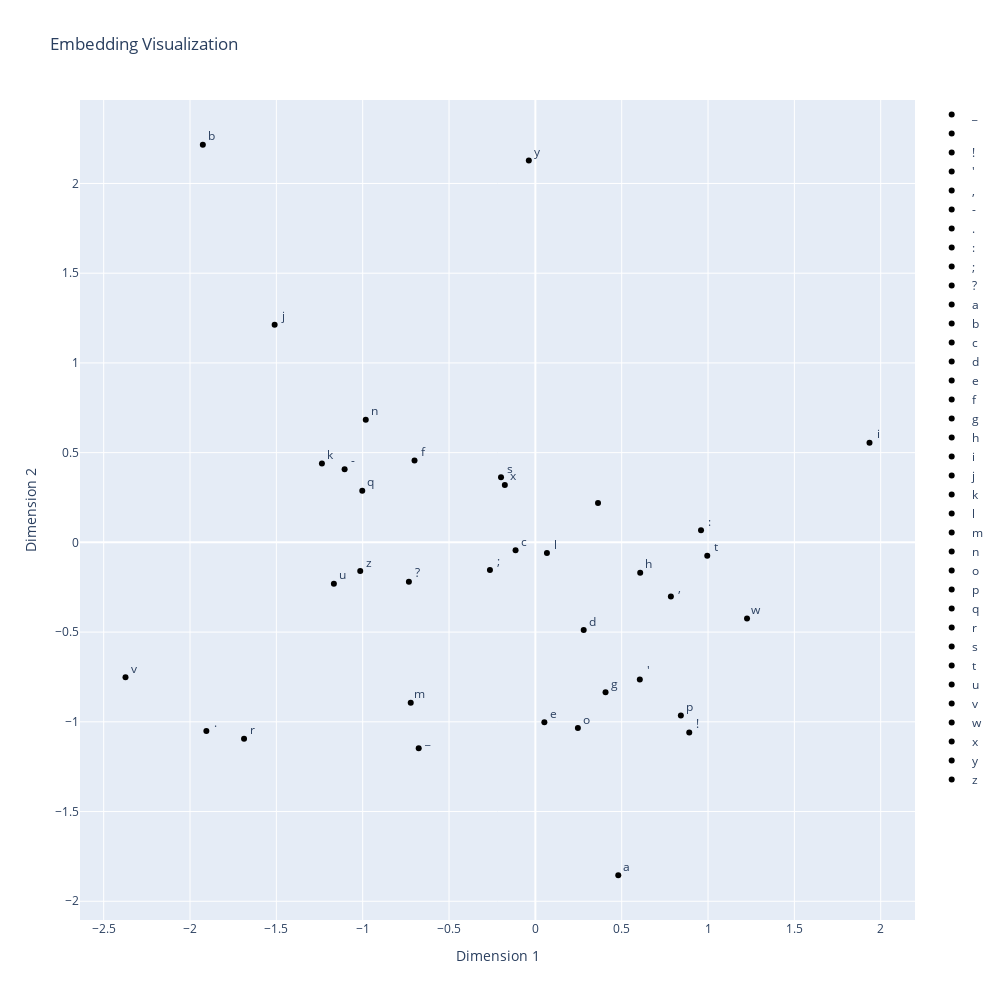

The cell this chart's notebook holds for it:
### Code cell
def plot_emb(emb, itos):
    fig = go.Figure()
    for i in range(len(itos)):
        x, y = emb.weight[i].detach().cpu().numpy()
        fig.add_trace(go.Scatter(x=[x], y=[y], mode='markers', marker=dict(color='black'), name=itos[i]))
        fig.add_annotation(x=x + 0.05, y=y + 0.05, text=itos[i], showarrow=False)
    fig.update_layout(title='Embedding Visualization',
                      xaxis_title='Dimension 1',
                      yaxis_title='Dimension 2', height=1000, width = 1000)
    fig.show()

plot_emb(model.emb, labeled_chars_dict)

### Figure 1 — Plotly figure (JSON) as saved in the notebook; plotly's stock layout.template omitted (floating-point values rounded to 4 significant figures)
{"data": [{"marker": {"color": "black"}, "mode": "markers", "name": "_", "type": "scatter", "x": [-0.6756], "y": [-1.147]}, {"marker": {"color": "black"}, "mode": "markers", "name": " ", "type": "scatter", "x": [0.3629], "y": [0.2197]}, {"marker": {"color": "black"}, "mode": "markers", "name": "!", "type": "scatter", "x": [0.8912], "y": [-1.059]}, {"marker": {"color": "black"}, "mode": "markers", "name": "'", "type": "scatter", "x": [0.6048], "y": [-0.7643]}, {"marker": {"color": "black"}, "mode": "markers", "name": ",", "type": "scatter", "x": [0.7848], "y": [-0.3013]}, {"marker": {"color": "black"}, "mode": "markers", "name": "-", "type": "scatter", "x": [-1.105], "y": [0.4074]}, {"marker": {"color": "black"}, "mode": "markers", "name": ".", "type": "scatter", "x": [-1.905], "y": [-1.052]}, {"marker": {"color": "black"}, "mode": "markers", "name": ":", "type": "scatter", "x": [0.9593], "y": [0.06798]}, {"marker": {"color": "black"}, "mode": "markers", "name": ";", "type": "scatter", "x": [-0.2631], "y": [-0.1537]}, {"marker": {"color": "black"}, "mode": "markers", "name": "?", "type": "scatter", "x": [-0.7325], "y": [-0.2189]}, {"marker": {"color": "black"}, "mode": "markers", "name": "a", "type": "scatter", "x": [0.4801], "y": [-1.855]}, {"marker": {"color": "black"}, "mode": "markers", "name": "b", "type": "scatter", "x": [-1.926], "y": [2.216]}, {"marker": {"color": "black"}, "mode": "markers", "name": "c", "type": "scatter", "x": [-0.1147], "y": [-0.04357]}, {"marker": {"color": "black"}, "mode": "markers", "name": "d", "type": "scatter", "x": [0.2799], "y": [-0.4887]}, {"marker": {"color": "black"}, "mode": "markers", "name": "e", "type": "scatter", "x": [0.05213], "y": [-1.002]}, {"marker": {"color": "black"}, "mode": "markers", "name": "f", "type": "scatter", "x": [-0.6999], "y": [0.4563]}, {"marker": {"color": "black"}, "mode": "markers", "name": "g", "type": "scatter", "x": [0.4064], "y": [-0.8347]}, {"marker": {"color": "black"}, "mode": "markers", "name": "h", "type": "scatter", "x": [0.6071], "y": [-0.169]}, {"marker": {"color": "black"}, "mode": "markers", "name": "i", "type": "scatter", "x": [1.935], "y": [0.5558]}, {"marker": {"color": "black"}, "mode": "markers", "name": "j", "type": "scatter", "x": [-1.51], "y": [1.213]}, {"marker": {"color": "black"}, "mode": "markers", "name": "k", "type": "scatter", "x": [-1.236], "y": [0.4389]}, {"marker": {"color": "black"}, "mode": "markers", "name": "l", "type": "scatter", "x": [0.06696], "y": [-0.05992]}, {"marker": {"color": "black"}, "mode": "markers", "name": "m", "type": "scatter", "x": [-0.7219], "y": [-0.8932]}, {"marker": {"color": "black"}, "mode": "markers", "name": "n", "type": "scatter", "x": [-0.9823], "y": [0.6832]}, {"marker": {"color": "black"}, "mode": "markers", "name": "o", "type": "scatter", "x": [0.2462], "y": [-1.034]}, {"marker": {"color": "black"}, "mode": "markers", "name": "p", "type": "scatter", "x": [0.8425], "y": [-0.9648]}, {"marker": {"color": "black"}, "mode": "markers", "name": "q", "type": "scatter", "x": [-1.003], "y": [0.2872]}, {"marker": {"color": "black"}, "mode": "markers", "name": "r", "type": "scatter", "x": [-1.687], "y": [-1.095]}, {"marker": {"color": "black"}, "mode": "markers", "name": "s", "type": "scatter", "x": [-0.1989], "y": [0.363]}, {"marker": {"color": "black"}, "mode": "markers", "name": "t", "type": "scatter", "x": [0.9954], "y": [-0.07509]}, {"marker": {"color": "black"}, "mode": "markers", "name": "u", "type": "scatter", "x": [-1.167], "y": [-0.2308]}, {"marker": {"color": "black"}, "mode": "markers", "name": "v", "type": "scatter", "x": [-2.374], "y": [-0.7521]}, {"marker": {"color": "black"}, "mode": "markers", "name": "w", "type": "scatter", "x": [1.226], "y": [-0.4245]}, {"marker": {"color": "black"}, "mode": "markers", "name": "x", "type": "scatter", "x": [-0.1768], "y": [0.3202]}, {"marker": {"color": "black"}, "mode": "markers", "name": "y", "type": "scatter", "x": [-0.03786], "y": [2.128]}, {"marker": {"color": "black"}, "mode": "markers", "name": "z", "type": "scatter", "x": [-1.014], "y": [-0.1596]}], "layout": {"annotations": [{"showarrow": false, "text": "_", "x": -0.6256, "y": -1.097}, {"showarrow": false, "text": " ", "x": 0.4129, "y": 0.2697}, {"showarrow": false, "text": "!", "x": 0.9412, "y": -1.009}, {"showarrow": false, "text": "'", "x": 0.6548, "y": -0.7143}, {"showarrow": false, "text": ",", "x": 0.8348, "y": -0.2513}, {"showarrow": false, "text": "-", "x": -1.055, "y": 0.4574}, {"showarrow": false, "text": ".", "x": -1.855, "y": -1.002}, {"showarrow": false, "text": ":", "x": 1.009, "y": 0.118}, {"showarrow": false, "text": ";", "x": -0.2131, "y": -0.1037}, {"showarrow": false, "text": "?", "x": -0.6825, "y": -0.1689}, {"showarrow": false, "text": "a", "x": 0.5301, "y": -1.805}, {"showarrow": false, "text": "b", "x": -1.876, "y": 2.266}, {"showarrow": false, "text": "c", "x": -0.06472, "y": 0.00643}, {"showarrow": false, "text": "d", "x": 0.3299, "y": -0.4387}, {"showarrow": false, "text": "e", "x": 0.1021, "y": -0.952}, {"showarrow": false, "text": "f", "x": -0.6499, "y": 0.5063}, {"showarrow": false, "text": "g", "x": 0.4564, "y": -0.7847}, {"showarrow": false, "text": "h", "x": 0.6571, "y": -0.119}, {"showarrow": false, "text": "i", "x": 1.985, "y": 0.6058}, {"showarrow": false, "text": "j", "x": -1.46, "y": 1.263}, {"showarrow": false, "text": "k", "x": -1.186, "y": 0.4889}, {"showarrow": false, "text": "l", "x": 0.117, "y": -0.009915}, {"showarrow": false, "text": "m", "x": -0.6719, "y": -0.8432}, {"showarrow": false, "text": "n", "x": -0.9323, "y": 0.7332}, {"showarrow": false, "text": "o", "x": 0.2962, "y": -0.9843}, {"showarrow": false, "text": "p", "x": 0.8925, "y": -0.9148}, {"showarrow": false, "text": "q", "x": -0.9526, "y": 0.3372}, {"showarrow": false, "text": "r", "x": -1.637, "y": -1.045}, {"showarrow": false, "text": "s", "x": -0.1489, "y": 0.413}, {"showarrow": false, "text": "t", "x": 1.045, "y": -0.02509}, {"showarrow": false, "text": "u", "x": -1.117, "y": -0.1808}, {"showarrow": false, "text": "v", "x": -2.324, "y": -0.7021}, {"showarrow": false, "text": "w", "x": 1.276, "y": -0.3745}, {"showarrow": false, "text": "x", "x": -0.1268, "y": 0.3702}, {"showarrow": false, "text": "y", "x": 0.01214, "y": 2.178}, {"showarrow": false, "text": "z", "x": -0.9643, "y": -0.1096}], "height": 1000, "title": {"text": "Embedding Visualization"}, "width": 1000, "xaxis": {"title": {"text": "Dimension 1"}}, "yaxis": {"title": {"text": "Dimension 2"}}}}
